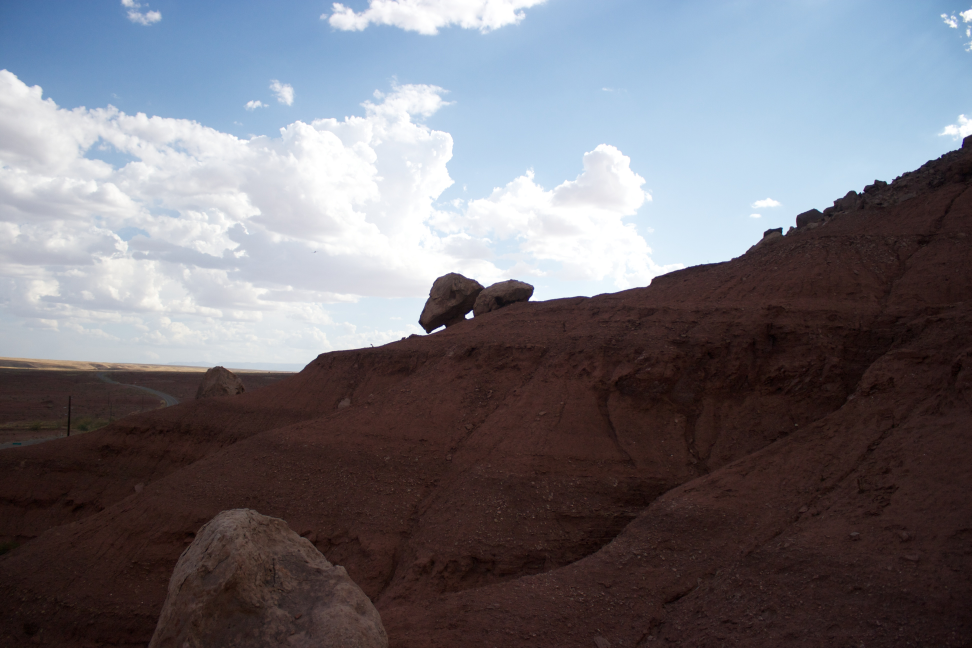
#> input picture data/nevada3.jpg, 3888 x 2592 px (shown at 1/4 size)
$ python stitch.py data
#> lines starting #> are read from the running program, lines starting #| are printed output that depends on the picture

"""
@author : Mihir Ranade
CVIP Project 2
UBIT : mihirraj
#no : 50290849
"""
import os
import argparse
import cv2
import random
import numpy as np
#from scipy import linalg as LA
#from scipy.spatial import distance


def parse_args():
    parser = argparse.ArgumentParser(description="cse 473/573 project 2.")
    parser.add_argument(
        "dir_path", type=str, default="",
        help="path to the images used for  (do not change this arg)")
    args = parser.parse_args()
    return args


def find_matches(img1, img2):
    """
    args:
    Img1 & Img2: Images for which the features are to be matched

    returns:
    Points : Keypoints detected in image1 and image2
    """


    # Initiate ORB detector
    orb = cv2.ORB_create()
    kp1, des1 = orb.detectAndCompute(img1,None)
    kp2, des2 = orb.detectAndCompute(img2,None)
    #print(len(des1), len(des2))
    final_list = []
    trainIdx = []
    queryIdx = []

    for i, qdes in enumerate(des1):
        templist = []
        for j, tdes in enumerate(des2):
            norm_dist = cv2.norm(qdes, tdes, cv2.NORM_HAMMING)
            templist.append([norm_dist, j , i])
        sorted_temp = sorted(templist)
        final_list.append(sorted(templist)[:2])

    verify_match = []
    vm_trainIdx = []
    vm_queryIdx = []
    for i in range(len(final_list)):
        #print(final_list[i][0], final_list[i][1])
        if final_list[i][0][0] < 0.60 * final_list[i][1][0]:
            verify_match.append(final_list[i][0][0])
            vm_trainIdx.append(final_list[i][0][1])
            vm_queryIdx.append(final_list[i][0][2])
    #print(verify_match)


    # Mimnum number of matches
    min_matches = 8
    if len(verify_match) > min_matches:

        # Array to store matching points
        img1_pts = []
        img2_pts = []

        # Add matching points to array
        for i in range(len(verify_match)):
            #print(match.trainIdx)
            img1_pts.append(kp1[vm_queryIdx[i]].pt)
            img2_pts.append(kp2[vm_trainIdx[i]].pt)
        img1_pts = np.float32(img1_pts).reshape(-1,1,2)
        img2_pts = np.float32(img2_pts).reshape(-1,1,2)

    else:
        print('Error: Not enough matches, please change the order')
        exit()

    return (img1_pts, img2_pts)

#Reference:- https://opencv-python-tutroals.readthedocs.io/en/latest/py_tutorials/py_feature2d/py_feature_homography/py_feature_homography.html


def find_homography(src_pts, dst_pts):
    """
    args:
    src_pts : Image1 key points
    dst_pts : Image2 key points

    returns:
    H : Homography matrix build for the set of points using DLT method
    """

    temp_A = []
    for i, j in zip(src_pts, dst_pts):
        p1 = np.matrix([i.item(0), i.item(1), 1])
        p2 = np.matrix([j.item(0), j.item(1), 1])

        a2 = [0, 0, 0, -p2.item(2) * p1.item(0), -p2.item(2) * p1.item(1), -p2.item(2) * p1.item(2),
              p2.item(1) * p1.item(0), p2.item(1) * p1.item(1), p2.item(1) * p1.item(2)]
        a1 = [-p2.item(2) * p1.item(0), -p2.item(2) * p1.item(1), -p2.item(2) * p1.item(2), 0, 0, 0,
              p2.item(0) * p1.item(0), p2.item(0) * p1.item(1), p2.item(0) * p1.item(2)]
        temp_A.append(a1)
        temp_A.append(a2)

    A = np.matrix(temp_A)


    S,U,V = np.linalg.svd(A)
    #print(V.shape)
    #print(V)

    #print(Vp)
    H = np.reshape(V[8],(3,3))


    H  = (1/H.item(8)) * H
    #print(H)
    return H


def Ransac(src, des):
    """
    args :
    src - keypoints of source image
    des - keypoints of destination image

    returns: Model that has the best number of inliers : inshort the best Homography matrix.
    """
    src = src.reshape(src.shape[0],2)
    des = des.reshape(des.shape[0],2)

    max_H = None
    max_inliers = []

    for _ in range(5000):
        #print("the loop number %d" % _)
        #Randomly sample 4 points from source image
        random_points = src[np.random.choice(src.shape[0], 4, replace=False), :]
        #print(random_points)
        #print(random_points.shape)

        #Get indexes of these 4 random points.
        des_points = []
        pts_id = []
        for point in random_points:
            pts_id = (np.where(src == point))
            if len(pts_id) > 0 and len(pts_id[0]) > 0:
                des_points.append(des[pts_id[0][0]])
       # print(np.asarray(des_points).shape)
        #print(len(pts_id))
        #print(np.asarray(des_points).shape)

        src_points = random_points.reshape(4,1,2)
        des_points = np.asarray(des_points).reshape(4,1,2)

        #Use random_points and des_points to compute a 8X9 matrix which is used to find Homography.
        H = find_homography(src_points, des_points)


        inliers = []

        for i in range(len(src)):
            d = calculate_dist(src[i], des[i], H)
            if d < 4.0:
                inliers.append((src[i], des[i]))

            if len(inliers)> len(max_inliers):
                max_inliers = inliers
                max_H = H

# [4 lines of commented-out code are left out]
    return max_H, max_inliers


def calculate_dist(src, des, H):
    """
    args:
    src - Image1 points
    des - Image2 Points
    H : Homography matrix

    Returns:
    distance - Distance between predicted and actual image2
    """


    source_points = np.transpose(np.matrix([src.item(0), src.item(1), 1]))
    pred_dest = np.dot(H, source_points)
    pred_dest = (1/pred_dest.item(2))*pred_dest

    actual_dest = np.transpose(np.matrix([des.item(0), des.item(1), 1]))
    error = actual_dest - pred_dest
    distance =  np.linalg.norm(error)
    #print(distance)

    return distance

#Reference : https://github.com/hughesj919/HomographyEstimation/blob/master/Homography.py


# Use the keypoints to stitch the images
def get_stitched_image(img1, img2, M):
    """
    args:
    img1 : Input image 1
    img2: Input image 2
    M : Homography matrix

    returns:
    Stitched_img : Stitched panaroma of image 1 and image 2.
    """

    # Get width and height of input images
    w1,h1 = img1.shape[:2]
    w2,h2 = img2.shape[:2]

    # Get the canvas dimesions
    img1_dims = np.float32([ [0,0], [0,w1], [h1, w1], [h1,0] ]).reshape(-1,1,2)
    img2_dims_temp = np.float32([ [0,0], [0,w2], [h2, w2], [h2,0] ]).reshape(-1,1,2)


    # Get relative perspective of second image
    img2_dims = cv2.perspectiveTransform(img2_dims_temp, M)

    # Resulting dimensions
    result_dims = np.concatenate( (img1_dims, img2_dims), axis = 0)

    # Getting images together
    # Calculate dimensions of match points
    [x_min, y_min] = np.int32(result_dims.min(axis=0).ravel() - 0.5)
    [x_max, y_max] = np.int32(result_dims.max(axis=0).ravel() + 0.5)

    # Create output array after affine transformation
    transform_dist = [-x_min,-y_min]
    transform_array = np.array([[1, 0, transform_dist[0]],
                                [0, 1, transform_dist[1]],
                                [0,0,1]])

    # Warp images to get the resulting image
    result_img = cv2.warpPerspective(img2, transform_array.dot(M),
                                    (x_max-x_min, y_max-y_min))
    result_img[transform_dist[1]:w1+transform_dist[1],
                transform_dist[0]:h1+transform_dist[0]] = img1

    # Return the result
    return result_img

#Reference:- https://github.com/pavanpn/Image-Stitching/blob/master/stitch_images.py


def create_panaroma(img_, img):

    img1 = cv2.cvtColor(img_,cv2.COLOR_BGR2GRAY)
    img2 = cv2.cvtColor(img,cv2.COLOR_BGR2GRAY)

    #print(img1.shape)
    #print(img2.shape)

    src, des = find_matches(img1,img2)

    H, inliers = Ransac(src, des)


    # # Stitch the images together using homography matrix
    stitched_image = get_stitched_image(img, img_, H)

    return stitched_image


# # Write the result to the same directory
# #result_image_name = 'results/result_'+sys.argv[1]


def main():
    args = parse_args()
    print("loading images...")
    imagePaths = (os.listdir(args.dir_path))
    print(imagePaths)
    images = []
    for imagePath in imagePaths:
        image = cv2.imread(os.path.join(args.dir_path, imagePath))
#> image is the input picture: shape (2592, 3888, 3); mean B, G, R 119.5, 112.3, 114.5
        if image is not None:
            images.append(image)
    #print(images)

    panorama = images[0]
    for i in range(1,len(images)):
        #print(images[i])
        panorama = create_panaroma(panorama,images[i])
#> this loop made 1 pass
#> pass 1, in create_panaroma, `img1 = cv2.cvtColor(img_,cv2.COLOR_BGR2GRAY)`:
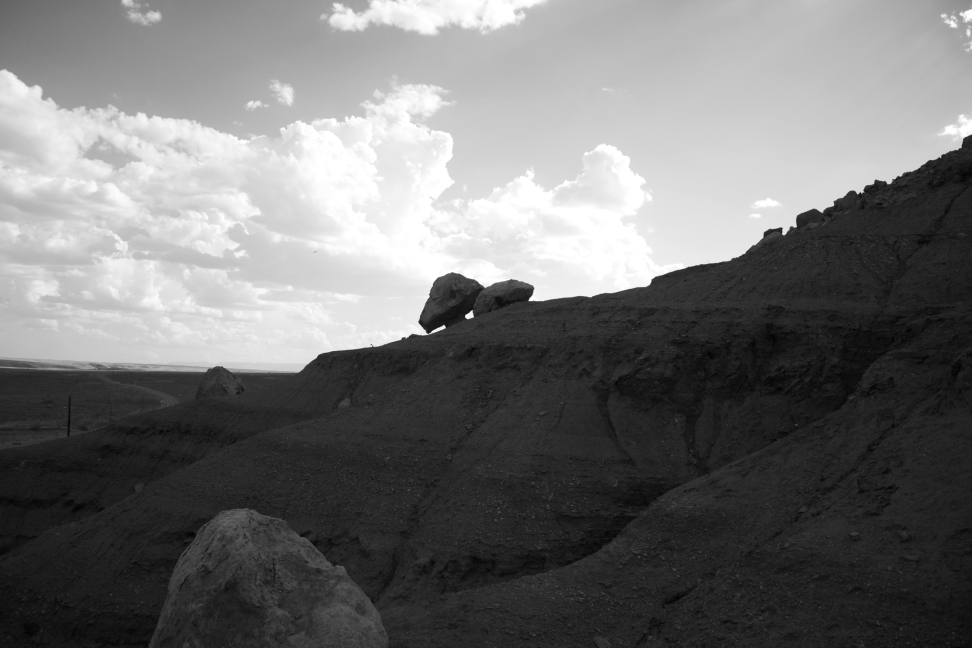
#> img1: shape (2592, 3888) (shown at 1/4 size); min 0, max 255, mean 113.8
#> pass 1, in create_panaroma, `img2 = cv2.cvtColor(img,cv2.COLOR_BGR2GRAY)`:
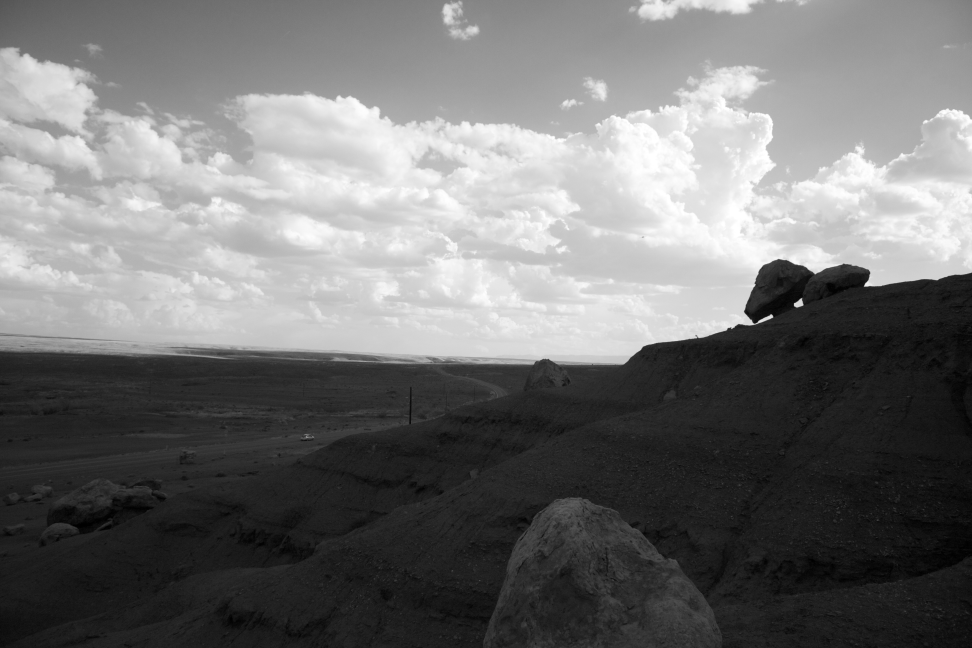
#> img2: shape (2592, 3888) (shown at 1/4 size); min 0, max 255, mean 114.7
#> pass 1, in get_stitched_image, `result_img = cv2.warpPerspective(img2, transform_array.dot(M), (x_max-..`:
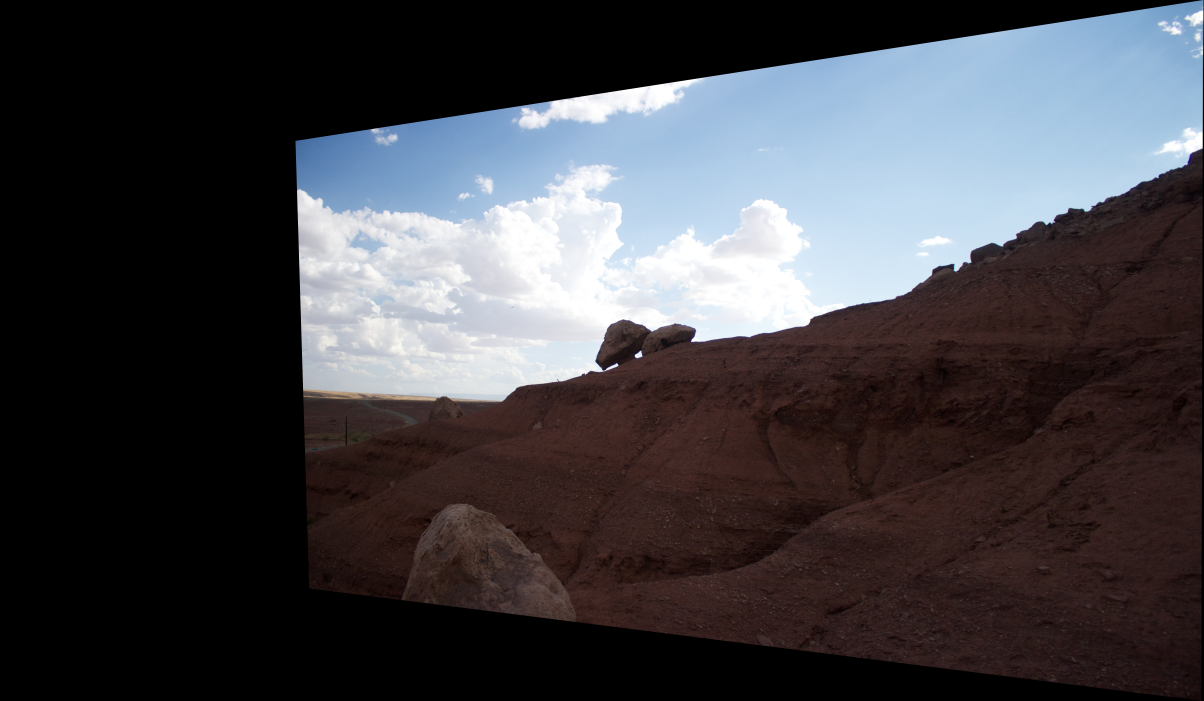
#> result_img: shape (3505, 6016, 3) (shown at 1/5 size); mean B, G, R 69.5, 65, 66.3
#> pass 1, in create_panaroma, `stitched_image = get_stitched_image(img, img_, H)`:
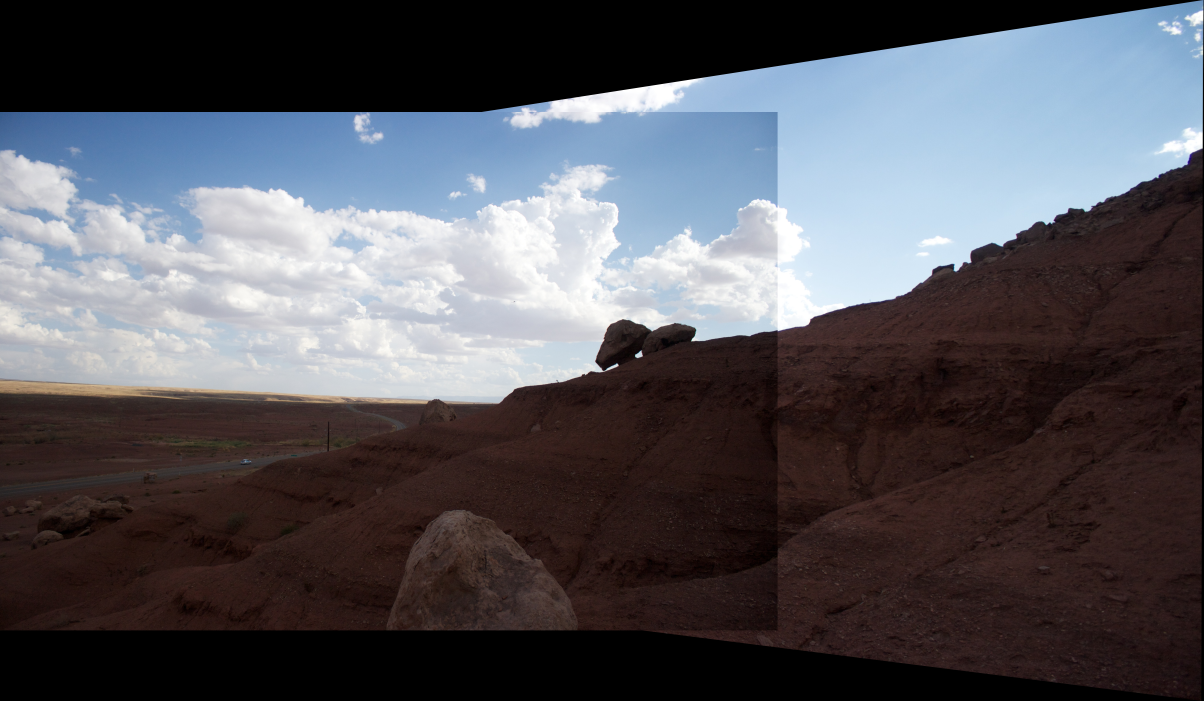
#> stitched_image: shape (3505, 6016, 3) (shown at 1/5 size); mean B, G, R 90.4, 84.3, 85.2

    print("Image Stitching completed.")
    cv2.imwrite(os.path.join(args.dir_path , 'panaroma.jpg'), panorama)
    #cv2.imwrite("output.jpg", panorama)


if __name__ == "__main__":

    main()
